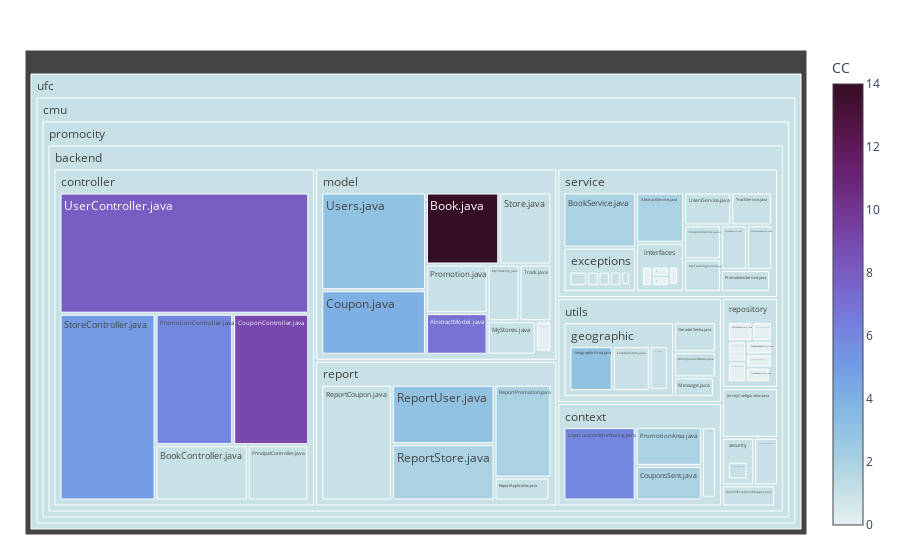

The notebook cell this image was saved under:
### Code cell
fig = go.Figure(go.Treemap(
    labels = labels,
    values = values,
    parents = parents, 
    hoverinfo="value+text",
    customdata=values_series,
    hovertext=values_series,
    hovertemplate='LoC: %{value}<br>CC: %{customdata}', 
    marker=dict(
      colors=values_series,
      colorscale='dense',
      showscale=True, colorbar={"title": 'CC'}))
)

fig.update_layout(margin = dict(t=50, l=25, r=25, b=25))

fig.show()

### Figure 1 — Plotly figure (JSON) as saved in the notebook; plotly's stock layout.template omitted (floating-point values rounded to 4 significant figures)
{"data": [{"customdata": [1, 1, 1, 1, 1, 1, 1, 1, 2, 1, 2, 6, 1, 1, 9, 1, 6, 5, 8, 1, 7, 14, 0, 4, 1, 1, 1, 1, 1, 3, 1, 1, 1, 2, 2, 3, 1, 0, 0, 0, 0, 0, 0, 0, 1, 1, 1, 2, 2, 1, 1, 1, 1, 1, 1, 1, 1, 1, 1, 1, 1, 1, 1, 0, 0, 0, 0, 1, 1, 1, 1, 1, 1, 3, 1], "hoverinfo": "value+text", "hovertemplate": "LoC: %{value}<br>CC: %{customdata}", "hovertext": [1, 1, 1, 1, 1, 1, 1, 1, 2, 1, 2, 6, 1, 1, 9, 1, 6, 5, 8, 1, 7, 14, 0, 4, 1, 1, 1, 1, 1, 3, 1, 1, 1, 2, 2, 3, 1, 0, 0, 0, 0, 0, 0, 0, 1, 1, 1, 2, 2, 1, 1, 1, 1, 1, 1, 1, 1, 1, 1, 1, 1, 1, 1, 0, 0, 0, 0, 1, 1, 1, 1, 1, 1, 3, 1], "labels": ["ufc", "cmu", "promocity", "backend", "BackendApplication.java", "GenericExceptionMapper.java", "JerseyConfiguration.java", "context", "CouponsSent.java", "Messenger.java", "PromotionArea.java", "UserLocationMonitoring.java", "controller", "BookController.java", "CouponController.java", "PrincipalController.java", "PromotionController.java", "StoreController.java", "UserController.java", "model", "AbstractModel.java", "Book.java", "Category.java", "Coupon.java", "MyStores.java", "MyTracking.java", "Promotion.java", "Store.java", "Track.java", "Users.java", "report", "ReportApplication.java", "ReportCoupon.java", "ReportPromotion.java", "ReportStore.java", "ReportUser.java", "repository", "CouponsRepository.java", "MyStoresRepository.java", "MyTrackingRepository.java", "PromotionsRepository.java", "StoresRepository.java", "TrackRepository.java", "UsersRepository.java", "security", "WebSecurityConfig.java", "service", "AbstractService.java", "BookService.java", "CouponsService.java", "MyStoresService.java", "MyTrackingService.java", "PromotionsService.java", "StoreService.java", "TrackService.java", "UsersService.java", "exceptions", "BookNotFoundException.java", "CouponNotFoundException.java", "PromotionNotFoundException.java", "StoreNotFoundException.java", "UserNotFoundException.java", "interfaces", "ICouponService.java", "IPromotionService.java", "IStoreService.java", "IUserService.java", "utils", "GeradorSenha.java", "ManipuladorDatas.java", "Message.java", "geographic", "GPSPoint.java", "GeographicArea.java", "LocationStore.java"], "marker": {"colorbar": {"title": {"text": "CC"}}, "colors": [1, 1, 1, 1, 1, 1, 1, 1, 2, 1, 2, 6, 1, 1, 9, 1, 6, 5, 8, 1, 7, 14, 0, 4, 1, 1, 1, 1, 1, 3, 1, 1, 1, 2, 2, 3, 1, 0, 0, 0, 0, 0, 0, 0, 1, 1, 1, 2, 2, 1, 1, 1, 1, 1, 1, 1, 1, 1, 1, 1, 1, 1, 1, 0, 0, 0, 0, 1, 1, 1, 1, 1, 1, 3, 1], "colorscale": [[0, "rgb(230, 240, 240)"], [0.09091, "rgb(191, 221, 229)"], [0.1818, "rgb(156, 201, 226)"], [0.2727, "rgb(129, 180, 227)"], [0.3636, "rgb(115, 154, 228)"], [0.4545, "rgb(117, 127, 221)"], [0.5455, "rgb(120, 100, 202)"], [0.6364, "rgb(119, 74, 175)"], [0.7273, "rgb(113, 50, 141)"], [0.8182, "rgb(100, 31, 104)"], [0.9091, "rgb(80, 20, 66)"], [1, "rgb(54, 14, 36)"]], "showscale": true}, "parents": [" ", "ufc", "cmu", "promocity", "backend", "backend", "backend", "backend", "context", "context", "context", "context", "backend", "controller", "controller", "controller", "controller", "controller", "controller", "backend", "model", "model", "model", "model", "model", "model", "model", "model", "model", "model", "backend", "report", "report", "report", "report", "report", "backend", "repository", "repository", "repository", "repository", "repository", "repository", "repository", "backend", "security", "backend", "service", "service", "service", "service", "service", "service", "service", "service", "service", "service", "exceptions", "exceptions", "exceptions", "exceptions", "exceptions", "service", "interfaces", "interfaces", "interfaces", "interfaces", "backend", "utils", "utils", "utils", "utils", "geographic", "geographic", "geographic"], "type": "treemap", "values": [1, 1, 1, 1, 19, 19, 47, 1, 59, 25, 66, 136, 1, 99, 194, 65, 198, 348, 587, 1, 54, 111, 10, 142, 34, 38, 63, 79, 38, 215, 1, 28, 183, 118, 129, 136, 1, 11, 12, 12, 11, 12, 11, 15, 1, 25, 1, 56, 93, 29, 26, 28, 25, 27, 31, 36, 1, 22, 14, 14, 14, 10, 1, 13, 13, 13, 15, 1, 32, 27, 20, 1, 38, 93, 79]}], "layout": {"margin": {"b": 25, "l": 25, "r": 25, "t": 50}}}
